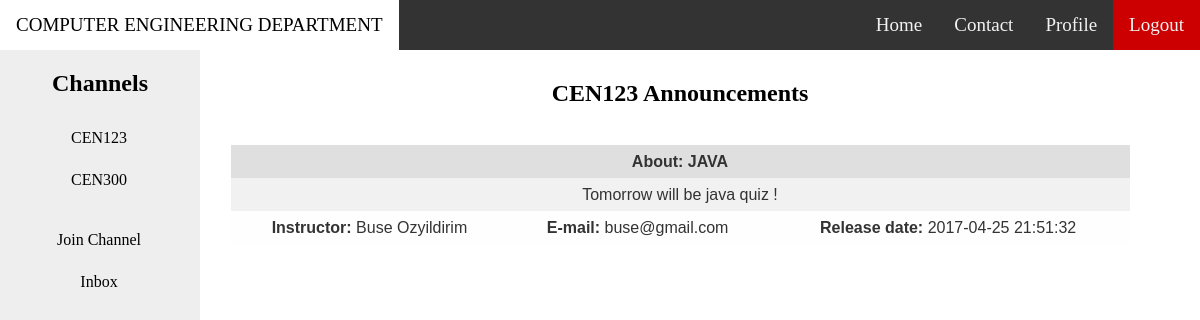
The app's page /channel_info.php?channel_id=CEN123 (signed in) with its own data.
### tables this page shows
CREATE TABLE `student_channel` (
  `Student_ID` varchar(10) DEFAULT NULL,
  `Channel_ID` varchar(6) DEFAULT NULL
);

CREATE TABLE `channel_news` (
  `Channel_ID` varchar(6) DEFAULT NULL,
  `Headline` text,
  `Story` text,
  `Name` varchar(30) DEFAULT NULL,
  `Email` varchar(30) DEFAULT NULL,
  `Date` datetime DEFAULT NULL
);

### fetch_channel_announcement.php (the view, shortened to what this page needs)
<!DOCTYPE html>
<html>
<head>
<link rel="stylesheet" type="text/css" href="fonts/table.css">
</head>
<body>
<?php
	$servername = "localhost";
	$username = "username";
	$password = "";
	$dbname = "gtdatabase";
	$channel_id=$_SESSION['channel_id'];
	$connection = mysqli_connect($servername,$username,$password,$dbname);
	$query = "SELECT * FROM channel_news WHERE Channel_ID='$channel_id' ORDER BY date DESC";
	if($result = mysqli_query($connection,$query))
	{
		while($row=mysqli_fetch_row($result))
		{
			echo "<div style='background:white'><br>
				<table style='width:100%'>
					<tr><th colspan='3'>$row[1]</th></tr>
					<tr><td colspan='3'>$row[2]</td></tr>
				    <tr>
						<td><strong>Instructor:</strong> $row[3]</td>
						<td><strong>E-mail:</strong> $row[4]</td>
						<td><strong>Release date:</strong> $row[5]</td>
					</tr>
				</table>
				<br>
				<br>
				</div>
				  ";
		}
	}
?>
</body>
</html>

### fetch_channel_id_for_sidebar.php (shortened to what this page needs)
<?php
	$servername = "localhost";
	$username = "username";
	$password = "";
	$dbname = "gtdatabase";
	$connection = mysqli_connect($servername,$username,$password,$dbname);
	if($_SESSION['user_type']=="instructor"){
		$current_user = $_SESSION['user_id'];
		$query = "SELECT ID FROM channel WHERE Owner_ID='$current_user'";
		if($result = mysqli_query($connection,$query))
		{
			while($id=mysqli_fetch_assoc($result))
			{
				echo '<a href="channel_info.php?channel_id='.$id['ID'].'">'.$id['ID'].'</a>';
			}
			mysqli_free_result($result);
		}
	}
	else {
		$current_user = $_SESSION['user_id'];
		$query = "SELECT Channel_ID FROM student_channel WHERE Student_ID='$current_user'";
		if($result = mysqli_query($connection,$query))
		{
			while($id=mysqli_fetch_assoc($result))
			{
				echo '<a href="channel_info.php?channel_id='.$id['Channel_ID'].'">'.$id['Channel_ID'].'</a>';
			}
		}
	}
?>

### channel_info.php (style rules this page uses)
body { margin:0; }

### records on screen
student_channel: Channel_ID "CEN123"
student_channel: Channel_ID "CEN300"
channel_news: Headline "About: JAVA", Story "Tomorrow will be java quiz !", Name "Buse Ozyildirim", Email "buse@gmail.com", Date "2017-04-25 21:51:32"

### other values on screen
$_GET['channel_id'] "CEN123"
